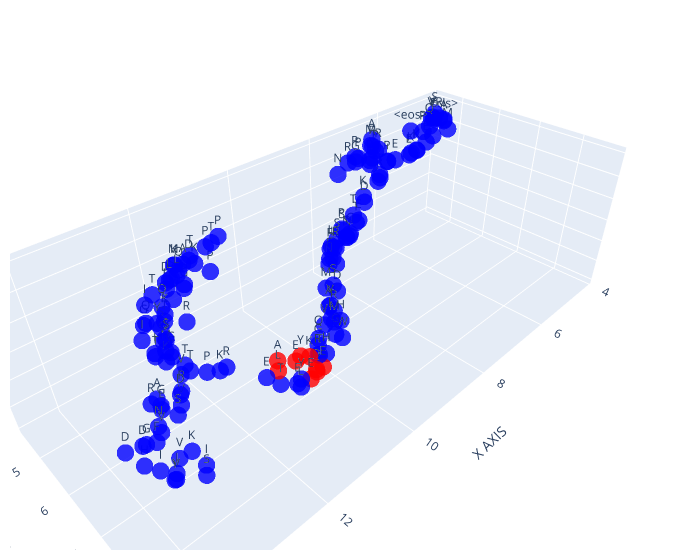

The notebook cell this image was saved under:
### Code cell
import torch
import numpy as np
from scipy.spatial import distance_matrix
from transformers import AutoTokenizer, EsmModel
from umap.umap_ import UMAP
import plotly.graph_objects as go
from ipywidgets import interact, FloatSlider

tokenizer = AutoTokenizer.from_pretrained("facebook/esm2_t6_8M_UR50D")

def compute_output(sentence, layer, head):
    # Load pre-trained model
    global tokenizer
    model = EsmModel.from_pretrained("facebook/esm2_t6_8M_UR50D")

    # Set the output_attentions attribute of the configuration to True
    model.config.output_attentions = True

    # Tokenize input and convert to tensor
    inputs = tokenizer(sentence, return_tensors="pt")

    # Forward pass
    outputs = model(**inputs, output_hidden_states=True)

    # Obtain the attention weights
    attentions = outputs.attentions

    # Obtain the attention weights for the specific layer and head
    S = attentions[layer][0, head]

    # Obtain the value vectors
    model.eval()
    with torch.no_grad():
        hidden_states = outputs.hidden_states[layer]
        all_W_v = model.encoder.layer[layer].attention.self.value.weight
        num_heads = model.config.num_attention_heads
        head_dim = model.config.hidden_size // num_heads
        W_v_heads = all_W_v.view(num_heads, head_dim, model.config.hidden_size)
        W_v = W_v_heads[head]
        V = torch.matmul(hidden_states, W_v.t())

    # Compute the output O
    O = torch.matmul(S, V)

    return O, inputs

# Compute the output
output, inputs = compute_output("MAVESRVTQEEIKKEPEKPIDREKTCPLLLRVFTTNNGRHHRMDEFSRGNVPSSELQIYTWMDATLKELTSLVKEVYPEARKKGTHFNFAIVFTDVKRPGYRVKEIGSTMSGRKGTDDSMTLQSQKFQIGDYLDIAITPPNRAPPPSGRMRPY", 3, 2)

# Convert the output tensor to numpy array
output_np = output.detach().numpy()[0]

# Compute the pairwise Euclidean distance matrix
distances = distance_matrix(output_np, output_np)

# Compute the number of tokens
num_tokens = len(inputs["input_ids"][0])

# Decompose output to 3D for visualization using UMAP
umap = UMAP(n_components=3)  # Set n_components to 3
output_3d = umap.fit_transform(output_np)

# Define the function to update the plot
def update_plot(eps):
    # Create a plotly graph object
    fig = go.Figure()

    # Get token labels
    token_labels = [tokenizer.decode([token_id]) for token_id in inputs['input_ids'][0]]
    
    # Set the colors for the tokens
    subset_positions = [45, 55, 56, 59, 63, 67, 72, 75, 80]
    colors = ['red' if i in subset_positions else 'blue' for i in range(len(token_labels))]

    # Add 3D scatter plot points
    fig.add_trace(go.Scatter3d(x=output_3d[:, 0], y=output_3d[:, 1], z=output_3d[:, 2],
                    mode='markers+text',   # Added 'text' to 'mode' to show the token labels
                    text=token_labels,     # Specify the text(labels) to be displayed
                    textposition='top center',   # Position the text to be top center wrt the marker
                    marker=dict(
                        size=6,
                        color=colors,   # Specify the colors for the markers
                        opacity=0.8
                    ),
                    hovertemplate = "%{text}<br>x: %{x}<br>y: %{y}<br>z: %{z}<extra></extra>",
    ))

    # Add edges
    for i in range(distances.shape[0]):
        for j in range(i+1, distances.shape[1]):
            if distances[i, j] <= eps:
                fig.add_trace(go.Scatter3d(x=[output_3d[i, 0], output_3d[j, 0]],
                                        y=[output_3d[i, 1], output_3d[j, 1]], 
                                        z=[output_3d[i, 2], output_3d[j, 2]],
                                        mode='lines',
                                        line=dict(
                                            color='darkblue',
                                            width=2
                                        )))

    fig.update_layout(scene = dict(
                    xaxis_title='X AXIS',
                    yaxis_title='Y AXIS',
                    zaxis_title='Z AXIS'),
                    width=700,
                    margin=dict(r=20, l=10, b=10, t=10))
    fig.show()



# Create the interactive widget for the threshold distance parameter
eps_slider = FloatSlider(min=0, max=np.max(distances), step=0.01, value=0, description='eps:')
interact(update_plot, eps=eps_slider)

### Figure 1 — Plotly figure (JSON) as saved in the notebook; plotly's stock layout.template omitted (floating-point values rounded to 4 significant figures; data arrays with more than 128 entries replaced by an {"elided": "..."} marker saying what was removed)
{"data": [{"hovertemplate": "%{text}<br>x: %{x}<br>y: %{y}<br>z: %{z}<extra></extra>", "marker": {"color": {"elided": "155 str values"}, "opacity": 0.8, "size": 6}, "mode": "markers+text", "text": {"elided": "155 str values"}, "textposition": "top center", "type": "scatter3d", "x": {"elided": "155 float values"}, "y": {"elided": "155 float values"}, "z": {"elided": "155 float values"}}], "layout": {"margin": {"b": 10, "l": 10, "r": 20, "t": 10}, "scene": {"xaxis": {"title": {"text": "X AXIS"}}, "yaxis": {"title": {"text": "Y AXIS"}}, "zaxis": {"title": {"text": "Z AXIS"}}}, "width": 700}}
